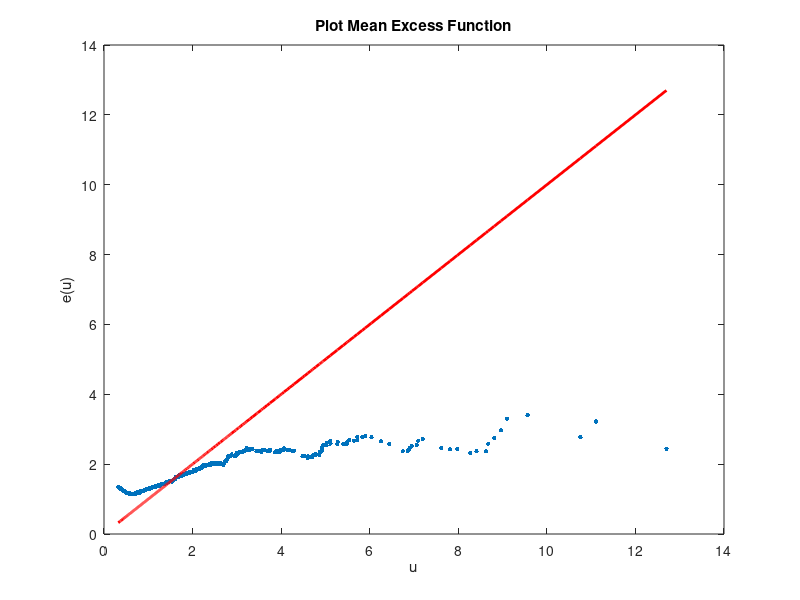

The MATLAB source for this figure:
% ---------------------------------------------------------------------
% Book:        SFS
% ---------------------------------------------------------------------
% Quantlet:    SFS_mef_frechet
% ---------------------------------------------------------------------
% Description: SFS_mef_frechet plots the theoretical (red line) and empirical 
%               (blue) Mean excess function e(u) of the Frech�t 
%               distribution with alpha = 2
% ---------------------------------------------------------------------
% Usage:       SFS_mef_frechet
% ---------------------------------------------------------------------
% Inputs:      none
% ---------------------------------------------------------------------
% Output:      Plot of mean excess function for Frechet distriubtion.
% ---------------------------------------------------------------------
% Example:     -
% ---------------------------------------------------------------------
% Author:      Barbara Choros 
% ---------------------------------------------------------------------
% 

% Simulate Frechet Distribution
clear
clc
close all

nsim =  1000;
    urv = rand(nsim,1);
    rv  = ones(nsim,1)./((-log(urv)).^(1./2*ones(nsim,1)));
    k   = 999;
    
% Calculate the empirical mean excess function 
    rv = sort(rv,'descend');
    t  = rv(1:k+1);%t must be >0
for i=1:length(t)
    y      = rv(find(rv > t(i)));
    MEF(i) = mean(y-t(i));
end
plot(t(3:k+1),MEF(3:k+1),'.','MarkerSize',10);
hold on;
plot(t(3:k+1),t(3:k+1),'LineWidth',2,'Color','r');
title('Plot Mean Excess Function');
xlabel('u');
ylabel('e(u)');